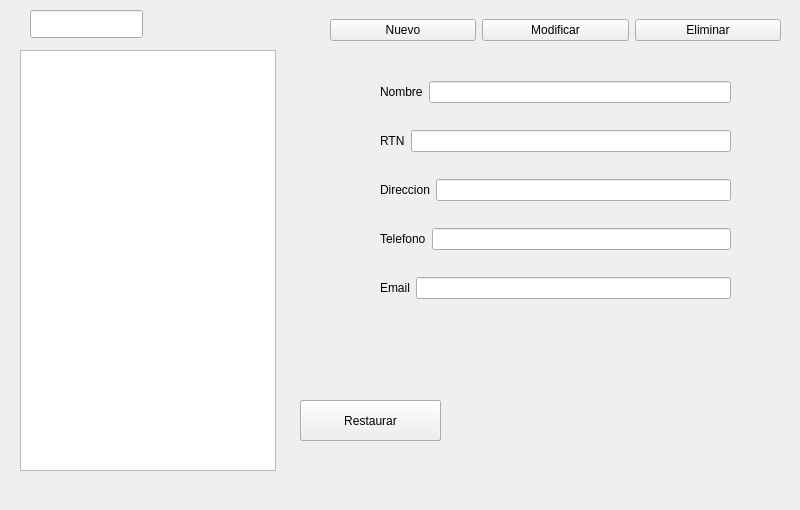
<?xml version="1.0" encoding="UTF-8"?>
<ui version="4.0">
 <class>MainWindow</class>
 <widget class="QMainWindow" name="MainWindow">
  <property name="geometry">
   <rect>
    <x>0</x>
    <y>0</y>
    <width>800</width>
    <height>510</height>
   </rect>
  </property>
  <property name="windowTitle">
   <string>Menu proveedores</string>
  </property>
  <widget class="QWidget" name="centralwidget">
   <widget class="QLabel" name="label">
    <property name="geometry">
     <rect>
      <x>-8</x>
      <y>-1</y>
      <width>821</width>
      <height>611</height>
     </rect>
    </property>
    <property name="styleSheet">
     <string notr="true">background-image: url(:/imagenes/fondoaplicacion.jpg);</string>
    </property>
    <property name="text">
     <string/>
    </property>
   </widget>
   <widget class="QTableView" name="tablaproveedores">
    <property name="geometry">
     <rect>
      <x>20</x>
      <y>50</y>
      <width>256</width>
      <height>421</height>
     </rect>
    </property>
   </widget>
   <widget class="QWidget" name="horizontalLayoutWidget">
    <property name="geometry">
     <rect>
      <x>330</x>
      <y>10</y>
      <width>451</width>
      <height>41</height>
     </rect>
    </property>
    <layout class="QHBoxLayout" name="horizontalLayout">
     <item>
      <widget class="QPushButton" name="btnNuevo">
       <property name="text">
        <string>Nuevo</string>
       </property>
      </widget>
     </item>
     <item>
      <widget class="QPushButton" name="btnModificar">
       <property name="text">
        <string>Modificar</string>
       </property>
      </widget>
     </item>
     <item>
      <widget class="QPushButton" name="btnEliminar">
       <property name="text">
        <string>Eliminar</string>
       </property>
      </widget>
     </item>
    </layout>
   </widget>
   <widget class="QWidget" name="verticalLayoutWidget">
    <property name="geometry">
     <rect>
      <x>380</x>
      <y>60</y>
      <width>351</width>
      <height>261</height>
     </rect>
    </property>
    <layout class="QVBoxLayout" name="verticalLayout">
     <item>
      <layout class="QHBoxLayout" name="horizontalLayout_4">
       <item>
        <layout class="QHBoxLayout" name="horizontalLayout_9">
         <item>
          <widget class="QLabel" name="label_3">
           <property name="text">
            <string>Nombre</string>
           </property>
          </widget>
         </item>
         <item>
          <widget class="QLineEdit" name="txtNombrecli">
           <property name="maxLength">
            <number>13</number>
           </property>
          </widget>
         </item>
        </layout>
       </item>
      </layout>
     </item>
     <item>
      <layout class="QHBoxLayout" name="horizontalLayout_6">
       <item>
        <widget class="QLabel" name="label_6">
         <property name="text">
          <string>RTN</string>
         </property>
        </widget>
       </item>
       <item>
        <widget class="QLineEdit" name="txtRtn">
         <property name="maxLength">
          <number>45</number>
         </property>
        </widget>
       </item>
      </layout>
     </item>
     <item>
      <layout class="QHBoxLayout" name="horizontalLayout_8">
       <item>
        <widget class="QLabel" name="label_5">
         <property name="text">
          <string>Direccion</string>
         </property>
        </widget>
       </item>
       <item>
        <widget class="QLineEdit" name="txtDireccion">
         <property name="maxLength">
          <number>45</number>
         </property>
        </widget>
       </item>
      </layout>
     </item>
     <item>
      <layout class="QHBoxLayout" name="horizontalLayout_7">
       <item>
        <widget class="QLabel" name="label_4">
         <property name="text">
          <string>Telefono</string>
         </property>
        </widget>
       </item>
       <item>
        <widget class="QLineEdit" name="txtTelefono">
         <property name="maxLength">
          <number>45</number>
         </property>
        </widget>
       </item>
      </layout>
     </item>
     <item>
      <layout class="QHBoxLayout" name="horizontalLayout_10">
       <item>
        <widget class="QLabel" name="label_7">
         <property name="text">
          <string>Email</string>
         </property>
        </widget>
       </item>
       <item>
        <widget class="QLineEdit" name="txtEmail">
         <property name="maxLength">
          <number>45</number>
         </property>
        </widget>
       </item>
      </layout>
     </item>
    </layout>
   </widget>
   <widget class="QPushButton" name="btnGuardar">
    <property name="geometry">
     <rect>
      <x>300</x>
      <y>400</y>
      <width>141</width>
      <height>41</height>
     </rect>
    </property>
    <property name="text">
     <string>Guardar</string>
    </property>
   </widget>
   <widget class="QPushButton" name="btnModificar2">
    <property name="geometry">
     <rect>
      <x>300</x>
      <y>400</y>
      <width>141</width>
      <height>41</height>
     </rect>
    </property>
    <property name="text">
     <string>Modificar</string>
    </property>
   </widget>
   <widget class="QPushButton" name="btnEliminar2">
    <property name="geometry">
     <rect>
      <x>300</x>
      <y>400</y>
      <width>141</width>
      <height>41</height>
     </rect>
    </property>
    <property name="text">
     <string>Eliminar</string>
    </property>
   </widget>
   <widget class="QLineEdit" name="txtCodigo">
    <property name="geometry">
     <rect>
      <x>30</x>
      <y>10</y>
      <width>113</width>
      <height>28</height>
     </rect>
    </property>
   </widget>
   <widget class="QPushButton" name="btnRestaurar2">
    <property name="geometry">
     <rect>
      <x>300</x>
      <y>400</y>
      <width>141</width>
      <height>41</height>
     </rect>
    </property>
    <property name="text">
     <string>Restaurar</string>
    </property>
   </widget>
   <zorder>txtCodigo</zorder>
   <zorder>label</zorder>
   <zorder>tablaproveedores</zorder>
   <zorder>horizontalLayoutWidget</zorder>
   <zorder>verticalLayoutWidget</zorder>
   <zorder>btnGuardar</zorder>
   <zorder>btnModificar2</zorder>
   <zorder>btnEliminar2</zorder>
   <zorder>btnRestaurar2</zorder>
  </widget>
 </widget>
 <resources>
  <include location="imagenes/imagenes.qrc"/>
 </resources>
 <connections/>
</ui>
